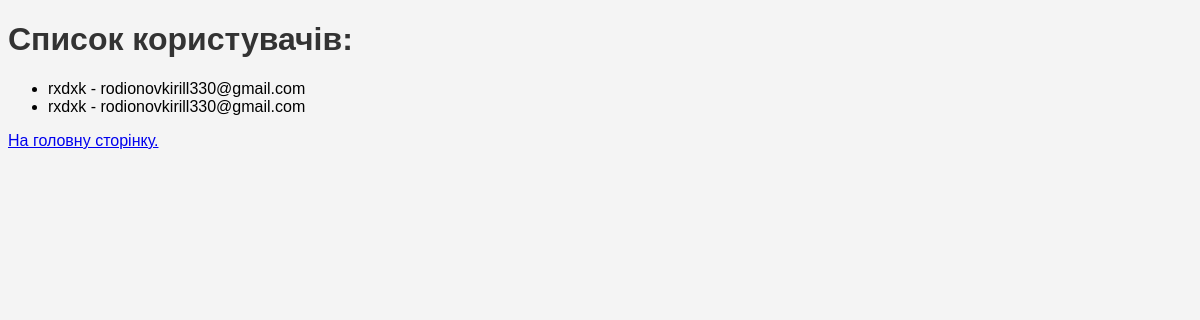
/users, run on an earlier commit of the app's database.
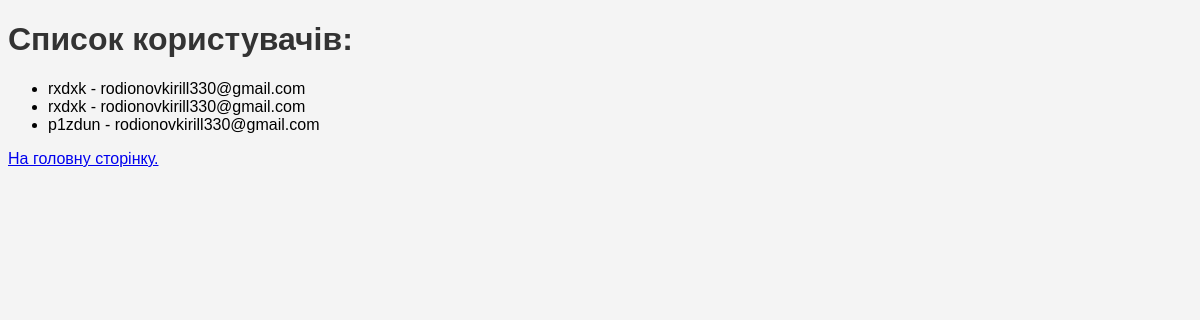
And on a later commit of the database.
### tables this page shows
CREATE TABLE users (
                   id INTEGER PRIMARY KEY AUTOINCREMENT,
                   username TEXT NOT NULL,
                   email TEXT NOT NULL);

### app.py (the view)
@app.route('/users')
def users():
    conn = get_db_connection()
    c = conn.cursor()
    c.execute("SELECT * FROM users")
    users = c.fetchall()
    conn.close()
    return render_template('users.html', users=users)

### app.py (called while the page is built)
def get_db_connection():
    conn = sqlite3.connect(DATABASE)
    conn.row_factory = sqlite3.Row
    return conn

### templates/users.html (shortened to what this page needs)
<!DOCTYPE html>
<html lang="en">
<head>
    {% from 'macros.html' import set_styles %}
</head>
<body>
    <h1>Список користувачів:</h1>
    <ul>
        {% for user in users %}
            <li>{{ user.username }} - {{ user.email }}</li>
        {% endfor %}
    </ul>
    <p><a href="{{ url_for('index') }}">На головну сторінку.</a></p>
</body>
</html>

### templates/macros.html (style rules this page uses)
body { font-family: Arial, sans-serif; background-color: #f4f4f4; }
h1 { color: #333; }

What changed in the data, as far as the page shows it:
added users: username "p1zdun", email "rodionovkirill330@gmail.com"
